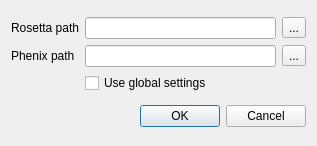
<?xml version="1.0" encoding="UTF-8"?>
<ui version="4.0">
 <class>Dialog</class>
 <widget class="QDialog" name="Dialog">
  <property name="geometry">
   <rect>
    <x>0</x>
    <y>0</y>
    <width>317</width>
    <height>146</height>
   </rect>
  </property>
  <property name="windowTitle">
   <string>Dialog</string>
  </property>
  <layout class="QVBoxLayout" name="verticalLayout">
   <item>
    <layout class="QGridLayout" name="gridLayout">
     <item row="0" column="1">
      <widget class="QLineEdit" name="lei_settings_rosetta_path"/>
     </item>
     <item row="0" column="0">
      <widget class="QLabel" name="label">
       <property name="text">
        <string>Rosetta path</string>
       </property>
      </widget>
     </item>
     <item row="2" column="1">
      <widget class="QCheckBox" name="chk_settings_global_config">
       <property name="text">
        <string>Use global settings</string>
       </property>
      </widget>
     </item>
     <item row="1" column="1">
      <widget class="QLineEdit" name="lei_settings_phenix_path"/>
     </item>
     <item row="1" column="0">
      <widget class="QLabel" name="label_2">
       <property name="text">
        <string>Phenix path</string>
       </property>
      </widget>
     </item>
     <item row="0" column="2">
      <widget class="QToolButton" name="btn_settings_choose_folder_rosetta">
       <property name="text">
        <string>...</string>
       </property>
      </widget>
     </item>
     <item row="1" column="2">
      <widget class="QToolButton" name="btn_settings_choose_folder_phenix">
       <property name="text">
        <string>...</string>
       </property>
      </widget>
     </item>
    </layout>
   </item>
   <item>
    <widget class="QDialogButtonBox" name="buttonBox">
     <property name="orientation">
      <enum>Qt::Horizontal</enum>
     </property>
     <property name="standardButtons">
      <set>QDialogButtonBox::Cancel|QDialogButtonBox::Ok</set>
     </property>
    </widget>
   </item>
  </layout>
 </widget>
 <resources/>
 <connections>
  <connection>
   <sender>buttonBox</sender>
   <signal>accepted()</signal>
   <receiver>Dialog</receiver>
   <slot>accept()</slot>
   <hints>
    <hint type="sourcelabel">
     <x>248</x>
     <y>254</y>
    </hint>
    <hint type="destinationlabel">
     <x>157</x>
     <y>274</y>
    </hint>
   </hints>
  </connection>
  <connection>
   <sender>buttonBox</sender>
   <signal>rejected()</signal>
   <receiver>Dialog</receiver>
   <slot>reject()</slot>
   <hints>
    <hint type="sourcelabel">
     <x>316</x>
     <y>260</y>
    </hint>
    <hint type="destinationlabel">
     <x>286</x>
     <y>274</y>
    </hint>
   </hints>
  </connection>
 </connections>
</ui>
